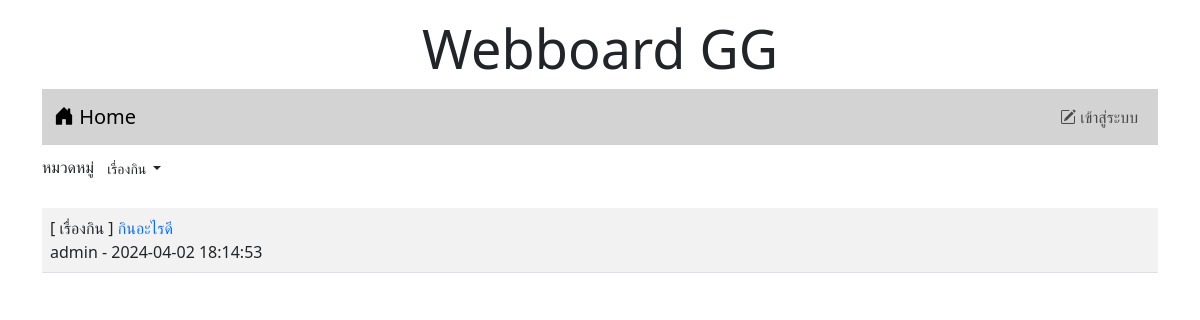
The page /index.php?id=4 on the database its author committed.
### tables this page shows
CREATE TABLE `category` (
  `id` int(11) NOT NULL,
  `name` varchar(32) NOT NULL
);

CREATE TABLE `post` (
  `id` int(11) NOT NULL,
  `title` varchar(128) NOT NULL,
  `content` varchar(2048) NOT NULL,
  `post_date` datetime NOT NULL,
  `cat_id` int(11) NOT NULL,
  `user_id` int(11) NOT NULL
);

CREATE TABLE `user` (
  `id` int(11) NOT NULL,
  `login` varchar(32) NOT NULL,
  `password` varchar(64) NOT NULL,
  `name` varchar(64) NOT NULL,
  `gender` char(1) NOT NULL,
  `email` varchar(32) NOT NULL,
  `role` char(1) NOT NULL
);

### index.php (the view, shortened to what this page needs)
<!DOCTYPE html>
<html lang="en">
<head>
    <link href="https://cdn.jsdelivr.net/npm/bootstrap@5.3.0-alpha1/dist/css/bootstrap.min.css" rel="stylesheet">
    <link rel="stylesheet" href="https://cdn.jsdelivr.net/npm/bootstrap-icons@1.10.3/font/bootstrap-icons.css">
</head>
<div class = "container-lg">
<h1 style="text-align: center;font-size: 54px;"class="mt-3">Webboard GG</h1>
</div>
<body class="container">
    <?php include('nav.php')?>
    <div class="my-2 d-flex justify-content-between">
        <div>
            <lable>หมวดหมู่</lable>
            <span class="dropdown">
                <?php
                    $conn=new PDO("mysql:host=localhost;dbname=webboard;charset=utf8","root","");
                ?>
                <button class="btn btn-white-50 btn-sm dropdown-toggle" type="button" data-bs-toggle="dropdown"
                    aria-expanded="false">
                        <?php
                        if(isset($_GET['id'])){
                        $sql="SELECT name FROM category WHERE id=$_GET[id]";
                        foreach($conn->query($sql)as $row)
                        echo "$row[name]";
                        }else{
                            echo "--ทั้งหมด--";
                        }
                        ?>
                </button>
                    <?php
                         $sql="SELECT * FROM category";
                    ?>
                </span>
        </div>
    </div>
    <table class="table table-striped mt-4">
        <?php
        $conn=new PDO("mysql:host=localhost;dbname=webboard;charset=utf8", "root", "");
        if(isset($_GET['id'])){
            $sql="SELECT t3.name,t1.title,t1.id,t2.login,t1.post_date,t2.id as 'user_id' FROM post as t1
            INNER JOIN user as t2 ON (t1.user_id=t2.id)
            INNER JOIN category as t3 ON (t1.cat_id=t3.id)
            WHERE t1.cat_id=$_GET[id]
            ORDER BY t1.post_date DESC" ;
        }else{
            $sql="SELECT t3.name,t1.title,t1.id,t2.login,t1.post_date,t2.id as 'user_id' FROM post as t1
            INNER JOIN user as t2 ON (t1.user_id=t2.id)
            INNER JOIN category as t3 ON (t1.cat_id=t3.id)
            ORDER BY t1.post_date DESC" ;
        }
        $result=$conn->query($sql);
        while($row = $result->fetch()){
            echo "<tr><td class='d-flex'>
            <div class='flex-grow-1'>[ $row[0] ]<a href=post.php?id=$row[2]
            style=text-decoration:none> $row[1]</a><br>$row[3] - $row[4]</div>";
        }
        ?>
</table>
</body>
</html>

### rows shown on the page
category: name "เรื่องกิน"
post: category.name "เรื่องกิน", title "กินอะไรดี", user.login "admin", post_date "2024-04-02 18:14:53"
